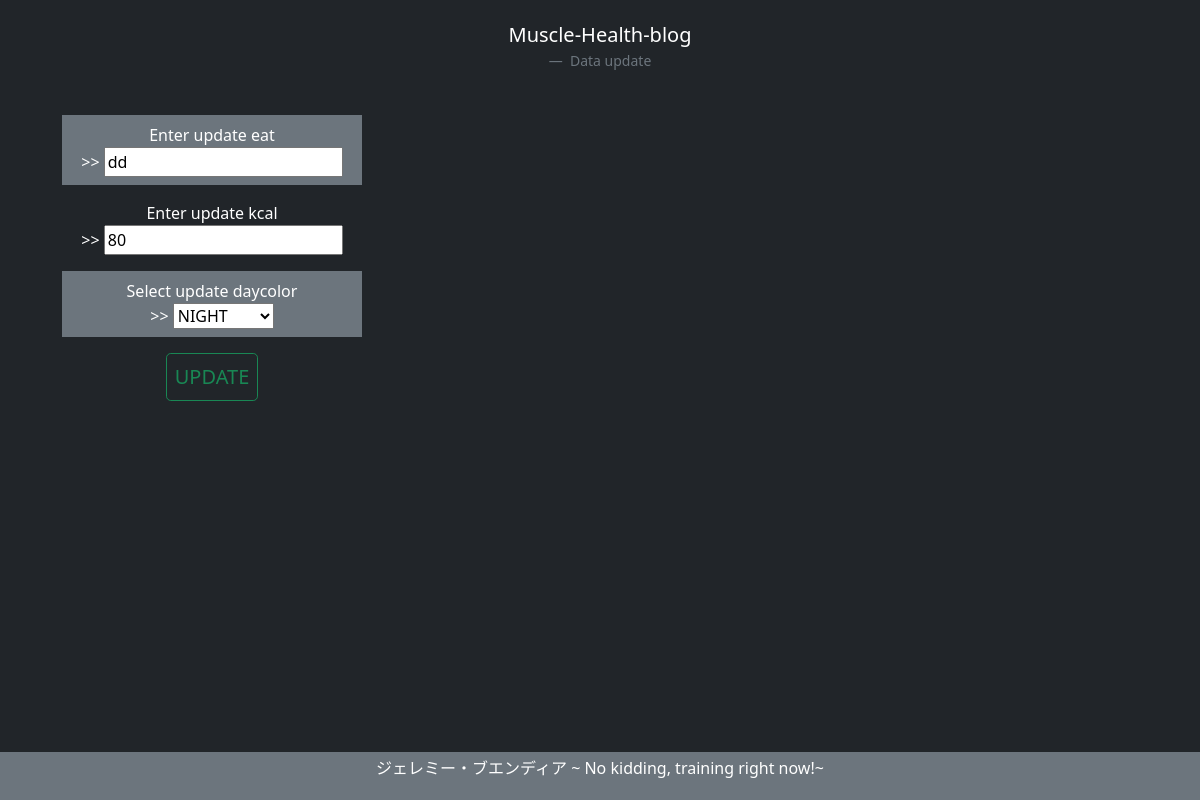
/update/227, run on the app's committed database.
### karo/models.py (models this page shows, shortened)
class KaroModel(models.Model):
    eat = models.CharField(max_length=20)
    kcol = models.IntegerField(null=True, blank=True, default=0)
    daycolor = models.CharField(
        max_length=10,
        choices = CHOICE,
        default = "secondary"
        )
    date = models.DateTimeField(default=timezone.now())
    goleKcol = models.IntegerField(default=0)

### karo/views.py (the view)
# urls.py: path("update/<int:pk>", KaroUpdate.as_view(), name="update"),
class KaroUpdate(UpdateView):
    template_name="update.html"
    model = KaroModel
    fields = ("eat", "kcol", "daycolor")
    success_url = reverse_lazy("list")

### templates/update.html (shortened to what this page needs)
{% extends 'base.html' %}
{% load mathfilters %}
{% block header %}
<div class="text-white sticky-top w-100 p-1  mb-3 bg-dark">
  <figure class="text-center">
    <blockquote class="blockquote mb-3">
      <p>
        Muscle-Health-blog</p>
    </blockquote>
    <figcaption class="blockquote-footer mb-3">
        Data update
    </figcaption>
  </figure>
  </div>
{% endblock %}
{% block sidebar %}
<form action="" method="POST" class="container text-center text-white">{% csrf_token %}
    <div class="m-2 p-2 text-center bg-secondary">
        <label for="name">Enter update eat </label><br>
        >> {{ form.eat }}
      </div>
    <div class="m-2 p-2 text-center ">
        <label for="name">Enter update kcal </label><br>
        >> {{ form.kcol }}
      </div>
    <div class="m-2 p-2 text-center bg-secondary">
        <label for="name">Select update daycolor </label><br>
        >> {{ form.daycolor }}
      </div>
    <input type="submit" value="UPDATE" class="btn  btn-outline-success btn-lg text-success m-2 p-2">
</form>
{% endblock%}
{% block footer %}
	<div class="row ">
		<div class="col-12">
            <p class="p-1">	ジェレミー・ブエンディア ~
                No kidding, training right now!~</p>
        </div>
	</div>
{% endblock %}

### data on the page
KaroModel: eat "dd", kcol "80", daycolor "NIGHT"
